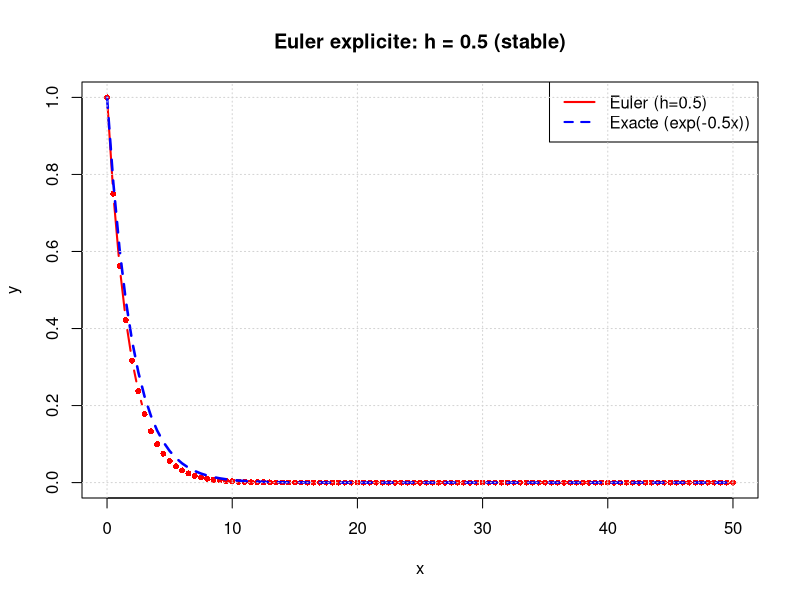
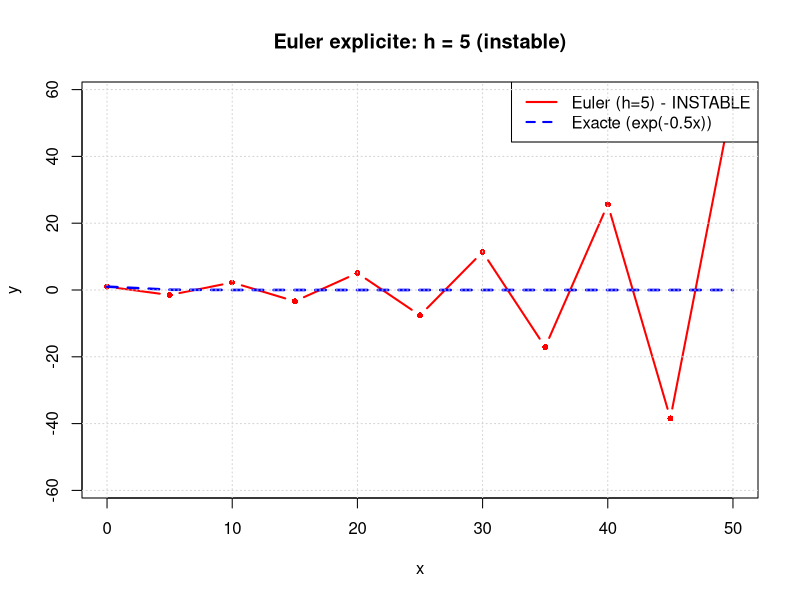
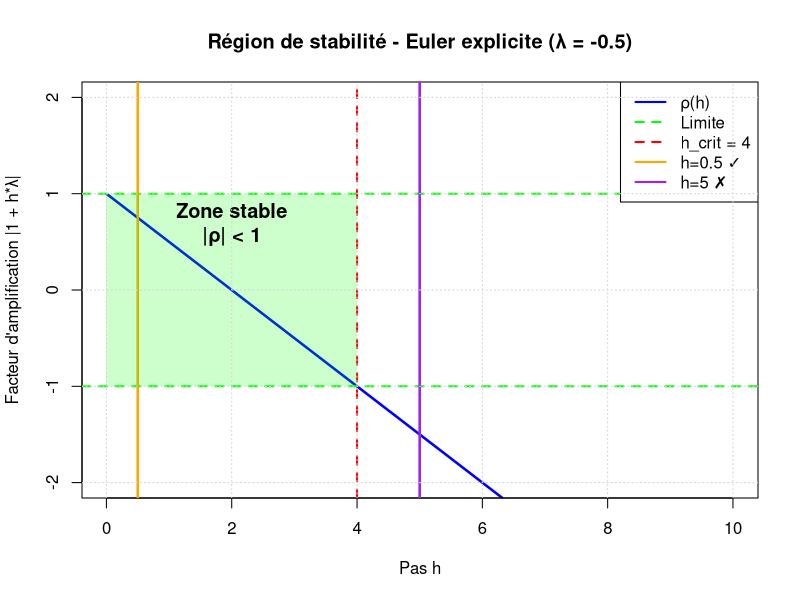
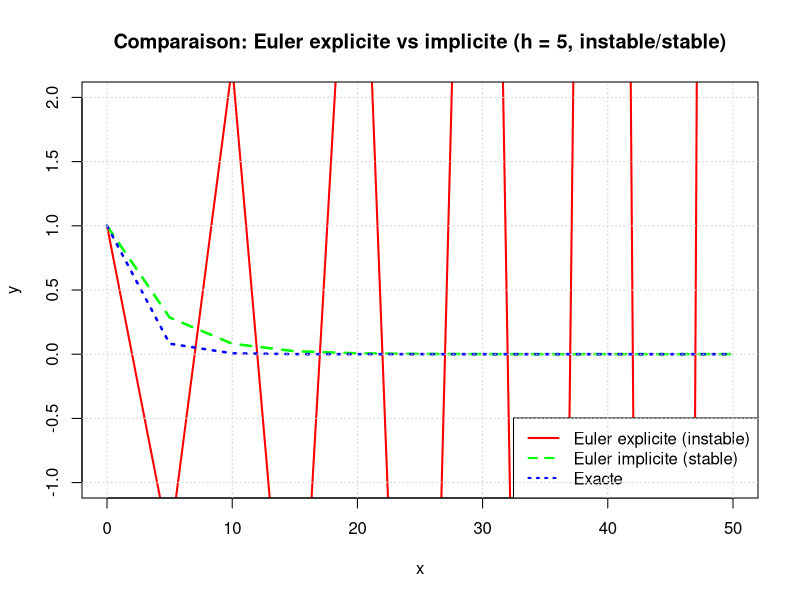
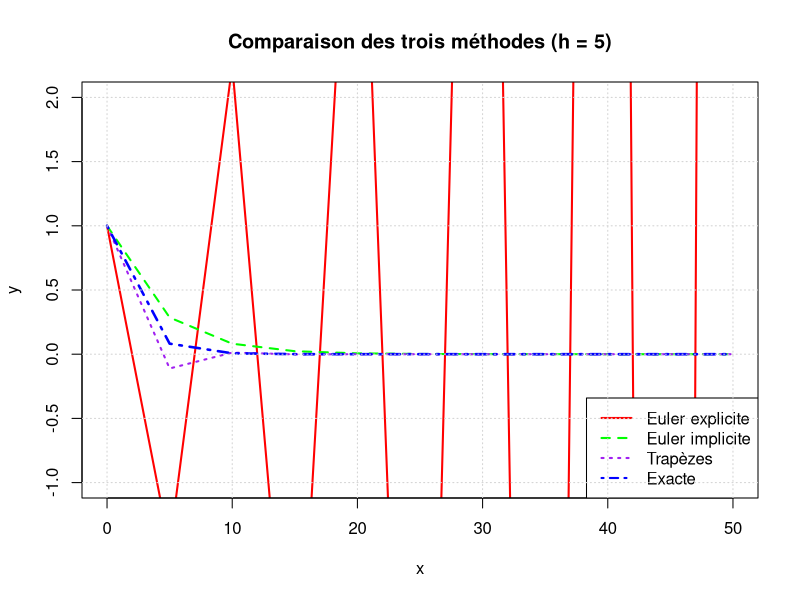
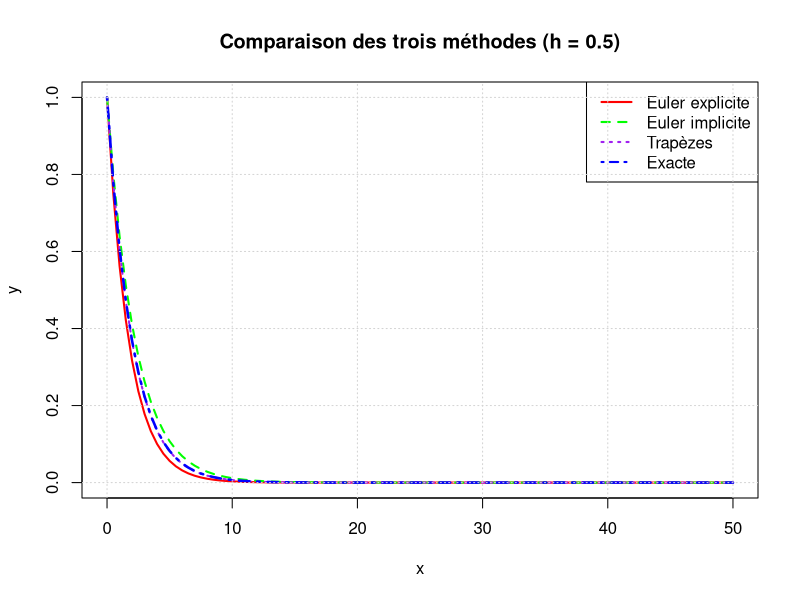
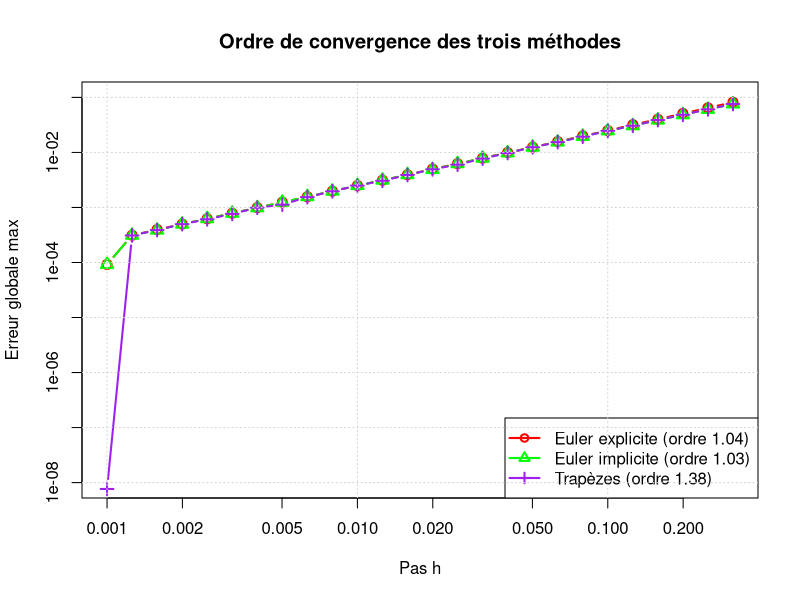

Recreate these plots in R, in order.
# Exercice 2 - Méthode des Trapèzes
# Stabilité numérique et équations raides

# ============================================================================
# CONFIGURATION: Dossier de sortie des images
# ============================================================================
output_dir <- "TP2/Partie 2/output"
dir.create(output_dir, recursive = TRUE, showWarnings = FALSE)
cat("Les images seront sauvegardées dans:", file.path(getwd(), output_dir), "\n\n")

# ============================================================================
# Problème de test: y'(x) = λy(x), y(0) = 1
# Solution exacte: y(x) = exp(λx)
# ============================================================================

lambda <- -0.5

# Solution exacte
y_exacte <- function(x, lambda) {
  exp(lambda * x)
}

# ============================================================================
# MÉTHODE 1: Euler explicite
# ============================================================================
euler_explicite <- function(lambda, x0, xf, y0, h) {
  n <- floor((xf - x0) / h)
  x <- seq(x0, x0 + n * h, by = h)
  y <- numeric(n + 1)
  y[1] <- y0
  
  for (i in 1:n) {
    y[i+1] <- y[i] * (1 + h * lambda)
  }
  
  return(list(x = x, y = y))
}

# ============================================================================
# MÉTHODE 2: Euler implicite
# ============================================================================
euler_implicite <- function(lambda, x0, xf, y0, h) {
  n <- floor((xf - x0) / h)
  x <- seq(x0, x0 + n * h, by = h)
  y <- numeric(n + 1)
  y[1] <- y0
  
  # y_{i+1} = y_i + h * lambda * y_{i+1}
  # y_{i+1} * (1 - h * lambda) = y_i
  # y_{i+1} = y_i / (1 - h * lambda)
  
  for (i in 1:n) {
    y[i+1] <- y[i] / (1 - h * lambda)
  }
  
  return(list(x = x, y = y))
}

# ============================================================================
# MÉTHODE 3: Méthode des trapèzes (implicite)
# ============================================================================
trapeze <- function(lambda, x0, xf, y0, h) {
  n <- floor((xf - x0) / h)
  x <- seq(x0, x0 + n * h, by = h)
  y <- numeric(n + 1)
  y[1] <- y0
  
  # y_{i+1} = y_i + (h/2) * (lambda * y_i + lambda * y_{i+1})
  # y_{i+1} = y_i + (h/2) * lambda * y_i + (h/2) * lambda * y_{i+1}
  # y_{i+1} * (1 - (h/2) * lambda) = y_i * (1 + (h/2) * lambda)
  # y_{i+1} = y_i * (1 + (h/2) * lambda) / (1 - (h/2) * lambda)
  
  coeff <- (1 + (h/2) * lambda) / (1 - (h/2) * lambda)
  
  for (i in 1:n) {
    y[i+1] <- y[i] * coeff
  }
  
  return(list(x = x, y = y))
}

# ============================================================================
# QUESTION 1: Euler explicite avec h = 0.5 et h = 5
# ============================================================================
cat("\n=== QUESTION 1: Euler explicite - Stabilité avec lambda = -0.5 ===\n\n")

x0 <- 0
xf <- 50
y0 <- 1

# Cas 1: h = 0.5 (stable)
h1 <- 0.5
sol_euler_h05 <- euler_explicite(lambda, x0, xf, y0, h1)
y_exact_h05 <- y_exacte(sol_euler_h05$x, lambda)

cat(sprintf("h = %.1f: Critère de stabilité |1 + h*lambda| = |1 + %.1f*(-0.5)| = |%.2f| < 1?\n", 
            h1, h1, 1 + h1 * lambda))
cat(sprintf("         %s (STABLE)\n", ifelse(abs(1 + h1 * lambda) < 1, "OUI", "NON")))

# Cas 2: h = 5 (instable)
h2 <- 5
sol_euler_h5 <- euler_explicite(lambda, x0, xf, y0, h2)
y_exact_h5 <- y_exacte(sol_euler_h5$x, lambda)

cat(sprintf("h = %.1f: Critère de stabilité |1 + h*lambda| = |1 + %.1f*(-0.5)| = |%.2f| < 1?\n", 
            h2, h2, 1 + h2 * lambda))
cat(sprintf("         %s (INSTABLE)\n", ifelse(abs(1 + h2 * lambda) < 1, "OUI", "NON")))

# Graphique 1: Euler h = 0.5 vs solution exacte
png(file.path(output_dir, "Ex2_1_Euler_h05_stable.png"), width = 900, height = 600)
plot(sol_euler_h05$x, sol_euler_h05$y, type = "b", col = "red", 
     main = "Euler explicite: h = 0.5 (stable)",
     xlab = "x", ylab = "y", lwd = 2, pch = 16, cex = 0.8)
lines(sol_euler_h05$x, y_exact_h05, col = "blue", lwd = 2.5, lty = 2)
legend("topright", c("Euler (h=0.5)", "Exacte (exp(-0.5x))"), 
       col = c("red", "blue"), lwd = 2, lty = c(1, 2))
grid()
dev.off()

# Graphique 2: Euler h = 5 vs solution exacte (montre l'instabilité)
png(file.path(output_dir, "Ex2_1_Euler_h5_instable.png"), width = 900, height = 600)
# Limitation pour la visualisation
ylim_val <- min(max(sol_euler_h5$y[1:50], na.rm = TRUE), 1e6)
plot(sol_euler_h5$x, sol_euler_h5$y, type = "b", col = "red", 
     main = "Euler explicite: h = 5 (instable)",
     xlab = "x", ylab = "y", lwd = 2, pch = 16, cex = 0.8,
     ylim = c(-ylim_val, ylim_val))
lines(sol_euler_h5$x, y_exact_h5, col = "blue", lwd = 2.5, lty = 2)
legend("topright", c("Euler (h=5) - INSTABLE", "Exacte (exp(-0.5x))"), 
       col = c("red", "blue"), lwd = 2, lty = c(1, 2))
grid()
dev.off()

cat(sprintf("\nObservations:\n"))
cat(sprintf("- Avec h=0.5: La solution approchée suit l'exacte (facteur %.4f < 1)\n", 1 + h1 * lambda))
cat(sprintf("- Avec h=5: La solution oscille et diverge (facteur %.2f, amplitude croît)\n", 1 + h2 * lambda))

# ============================================================================
# QUESTION 2: Analyse de la stabilité
# ============================================================================
cat("\n=== QUESTION 2: Condition de stabilité pour Euler explicite ===\n\n")

cat("Pour Euler explicite: y_{i+1} = y_i * (1 + h*lambda)\n")
cat("Le facteur d'amplification est: ρ(h,lambda) = 1 + h*lambda\n\n")
cat("Stabilité requiert: |ρ(h,lambda)| < 1\n")
cat("Soit: |1 + h*lambda| < 1\n\n")

# Pour lambda < 0 (équation décroissante):
cat("Pour lambda < 0 (décroissance):\n")
cat("  - |1 + h*lambda| < 1  ⟺  -1 < 1 + h*lambda < 1\n")
cat("  - Borne inférieure: 1 + h*lambda > -1  ⟹  h*lambda > -2  ⟹  h < -2/lambda = 2/|lambda|\n")
cat(sprintf("  - Ici lambda = %.1f, donc h_max = 2/|lambda| = %.1f\n", lambda, 2/abs(lambda)))

# Graphique 3: Région de stabilité
png(file.path(output_dir, "Ex2_2_Stabilite_Euler.png"), width = 900, height = 600)
h_vals <- seq(0.01, 10, by = 0.01)
rho <- 1 + h_vals * lambda
plot(h_vals, rho, type = "l", col = "blue", lwd = 2.5,
     main = "Région de stabilité - Euler explicite (λ = -0.5)",
     xlab = "Pas h", ylab = "Facteur d'amplification |1 + h*λ|", 
     ylim = c(-2, 2))
abline(h = 1, col = "green", lwd = 2, lty = 2)
abline(h = -1, col = "green", lwd = 2, lty = 2)
abline(v = 4, col = "red", lwd = 2, lty = 2)
abline(v = h1, col = "orange", lwd = 2.5, lty = 1)
abline(v = h2, col = "purple", lwd = 2.5, lty = 1)

# Zone stable
polygon(c(0, 4, 4, 0), c(-1, -1, 1, 1), col = rgb(0, 1, 0, 0.2), border = NA)
text(2, 0.7, "Zone stable\n|ρ| < 1", cex = 1.2, font = 2)

legend("topright", c("ρ(h)", "Limite", "h_crit = 4", "h=0.5 ✓", "h=5 ✗"), 
       col = c("blue", "green", "red", "orange", "purple"), lwd = 2, lty = c(1, 2, 2, 1, 1))
grid()
dev.off()

# ============================================================================
# QUESTION 3: Euler implicite vs Euler explicite
# ============================================================================
cat("\n=== QUESTION 3: Euler implicite (inconditionnellement stable) ===\n\n")

# Même test avec Euler implicite
sol_implicit_h05 <- euler_implicite(lambda, x0, xf, y0, h1)
sol_implicit_h5 <- euler_implicite(lambda, x0, xf, y0, h2)

cat(sprintf("Euler implicite: y_{i+1} = y_i / (1 - h*lambda)\n\n"))
cat(sprintf("h = %.1f: Facteur d'amplification = 1/(1 - %.1f*(-0.5)) = 1/%.2f = %.4f < 1 ✓ STABLE\n", 
            h1, h1, 1 - h1 * lambda, 1/(1 - h1 * lambda)))
cat(sprintf("h = %.1f: Facteur d'amplification = 1/(1 - %.1f*(-0.5)) = 1/%.2f = %.4f < 1 ✓ STABLE\n", 
            h2, h2, 1 - h2 * lambda, 1/(1 - h2 * lambda)))

# Graphique 4: Comparaison Euler explicite vs implicite (h=5)
png(file.path(output_dir, "Ex2_3_Euler_Explicit_vs_Implicit_h5.png"), width = 900, height = 600)
plot(sol_euler_h5$x, sol_euler_h5$y, type = "l", col = "red", 
     main = "Comparaison: Euler explicite vs implicite (h = 5, instable/stable)",
     xlab = "x", ylab = "y", lwd = 2, lty = 1,
     ylim = c(-1, 2))
lines(sol_implicit_h5$x, sol_implicit_h5$y, col = "green", lwd = 2.5, lty = 2)
lines(sol_euler_h5$x, y_exact_h5, col = "blue", lwd = 2.5, lty = 3)
legend("bottomright", c("Euler explicite (instable)", "Euler implicite (stable)", "Exacte"), 
       col = c("red", "green", "blue"), lwd = 2, lty = c(1, 2, 3))
grid()
dev.off()

# ============================================================================
# QUESTION 4: Méthode des trapèzes
# ============================================================================
cat("\n=== QUESTION 4: Méthode des trapèzes (ordre 2, inconditionnellement stable) ===\n\n")

sol_trap_h05 <- trapeze(lambda, x0, xf, y0, h1)
sol_trap_h5 <- trapeze(lambda, x0, xf, y0, h2)

cat(sprintf("Méthode des trapèzes: y_{i+1} = y_i * (1 + h*lambda/2) / (1 - h*lambda/2)\n\n"))
cat(sprintf("h = %.1f: Facteur = (1 + %.2f)/(1 - %.2f) = %.4f\n", 
            h1, h1 * lambda / 2, h1 * lambda / 2, (1 + h1 * lambda / 2)/(1 - h1 * lambda / 2)))
cat(sprintf("h = %.1f: Facteur = (1 + %.2f)/(1 - %.2f) = %.4f\n", 
            h2, h2 * lambda / 2, h2 * lambda / 2, (1 + h2 * lambda / 2)/(1 - h2 * lambda / 2)))

# Graphique 5: Comparaison des trois méthodes (h=5)
png(file.path(output_dir, "Ex2_4_Comparaison_methodes_h5.png"), width = 900, height = 600)
plot(sol_euler_h5$x, sol_euler_h5$y, type = "l", col = "red", 
     main = "Comparaison des trois méthodes (h = 5)",
     xlab = "x", ylab = "y", lwd = 2, lty = 1,
     ylim = c(-1, 2))
lines(sol_implicit_h5$x, sol_implicit_h5$y, col = "green", lwd = 2, lty = 2)
lines(sol_trap_h5$x, sol_trap_h5$y, col = "purple", lwd = 2, lty = 3)
lines(sol_euler_h5$x, y_exact_h5, col = "blue", lwd = 2.5, lty = 4)
legend("bottomright", c("Euler explicite", "Euler implicite", "Trapèzes", "Exacte"), 
       col = c("red", "green", "purple", "blue"), lwd = 2, lty = c(1, 2, 3, 4))
grid()
dev.off()

# Graphique 6: Comparaison (h=0.5) - toutes les méthodes convergent
png(file.path(output_dir, "Ex2_4_Comparaison_methodes_h05.png"), width = 900, height = 600)
sol_euler_h05 <- euler_explicite(lambda, x0, xf, y0, h1)
sol_implicit_h05 <- euler_implicite(lambda, x0, xf, y0, h1)
sol_trap_h05 <- trapeze(lambda, x0, xf, y0, h1)

plot(sol_euler_h05$x, sol_euler_h05$y, type = "l", col = "red", 
     main = "Comparaison des trois méthodes (h = 0.5)",
     xlab = "x", ylab = "y", lwd = 2, lty = 1)
lines(sol_implicit_h05$x, sol_implicit_h05$y, col = "green", lwd = 2, lty = 2)
lines(sol_trap_h05$x, sol_trap_h05$y, col = "purple", lwd = 2, lty = 3)
lines(sol_euler_h05$x, y_exact_h05, col = "blue", lwd = 2.5, lty = 4)
legend("topright", c("Euler explicite", "Euler implicite", "Trapèzes", "Exacte"), 
       col = c("red", "green", "purple", "blue"), lwd = 2, lty = c(1, 2, 3, 4))
grid()
dev.off()

# ============================================================================
# ANALYSE DE CONVERGENCE - Ordre de la méthode des trapèzes
# ============================================================================
cat("\n=== ANALYSE DE CONVERGENCE - Ordre des méthodes ===\n\n")

h_values <- 10^seq(-3, -0.5, by = 0.1)  # h de 10^-3 à ~0.3
errors_euler <- numeric(length(h_values))
errors_implicit <- numeric(length(h_values))
errors_trap <- numeric(length(h_values))

# Solution de référence avec un très petit h
h_ref <- 0.001
sol_ref <- trapeze(lambda, x0, xf, y0, h_ref)
y_exact_ref <- y_exacte(sol_ref$x, lambda)

for (i in seq_along(h_values)) {
  h <- h_values[i]
  
  # Euler explicite
  sol <- euler_explicite(lambda, x0, xf, y0, h)
  # Interpoler pour comparaison
  y_approx <- rep(NA, length(sol_ref$x))
  indices <- match(round(sol_ref$x / h) * h, sol$x, nomatch = NA)
  valid_idx <- !is.na(indices)
  y_approx[valid_idx] <- sol$y[indices[valid_idx]]
  errors_euler[i] <- max(abs(y_approx[valid_idx] - y_exact_ref[valid_idx]), na.rm = TRUE)
  
  # Euler implicite
  sol <- euler_implicite(lambda, x0, xf, y0, h)
  y_approx <- rep(NA, length(sol_ref$x))
  indices <- match(round(sol_ref$x / h) * h, sol$x, nomatch = NA)
  valid_idx <- !is.na(indices)
  y_approx[valid_idx] <- sol$y[indices[valid_idx]]
  errors_implicit[i] <- max(abs(y_approx[valid_idx] - y_exact_ref[valid_idx]), na.rm = TRUE)
  
  # Trapèzes
  sol <- trapeze(lambda, x0, xf, y0, h)
  y_approx <- rep(NA, length(sol_ref$x))
  indices <- match(round(sol_ref$x / h) * h, sol$x, nomatch = NA)
  valid_idx <- !is.na(indices)
  y_approx[valid_idx] <- sol$y[indices[valid_idx]]
  errors_trap[i] <- max(abs(y_approx[valid_idx] - y_exact_ref[valid_idx]), na.rm = TRUE)
}

# Calcul des ordres
fit_euler <- lm(log(errors_euler) ~ log(h_values))
fit_implicit <- lm(log(errors_implicit) ~ log(h_values))
fit_trap <- lm(log(errors_trap) ~ log(h_values))

order_euler <- fit_euler$coefficients[2]
order_implicit <- fit_implicit$coefficients[2]
order_trap <- fit_trap$coefficients[2]

cat(sprintf("Ordre d'Euler explicite:      %.3f (théorique: 1)\n", order_euler))
cat(sprintf("Ordre d'Euler implicite:      %.3f (théorique: 1)\n", order_implicit))
cat(sprintf("Ordre des trapèzes:           %.3f (théorique: 2)\n", order_trap))

# Graphique 7: Convergence
png(file.path(output_dir, "Ex2_5_Ordres_convergence.png"), width = 900, height = 600)
plot(h_values, errors_euler, type = "b", pch = 1, log = "xy",
     main = "Ordre de convergence des trois méthodes",
     xlab = "Pas h", ylab = "Erreur globale max",
     lwd = 2, cex = 1.2, col = "red", ylim = c(1e-8, 1e-1))
points(h_values, errors_implicit, type = "b", col = "green", lwd = 2, cex = 1.2, pch = 2)
points(h_values, errors_trap, type = "b", col = "purple", lwd = 2, cex = 1.2, pch = 3)

# Droites de tendance
x_line <- range(h_values)
y_euler <- exp(fit_euler$coefficients[1]) * x_line^(-order_euler)
y_implicit <- exp(fit_implicit$coefficients[1]) * x_line^(-order_implicit)
y_trap <- exp(fit_trap$coefficients[1]) * x_line^(-order_trap)
lines(x_line, y_euler, col = "red", lwd = 2, lty = 2)
lines(x_line, y_implicit, col = "green", lwd = 2, lty = 2)
lines(x_line, y_trap, col = "purple", lwd = 2, lty = 2)

legend("bottomright",
       c(sprintf("Euler explicite (ordre %.2f)", order_euler),
         sprintf("Euler implicite (ordre %.2f)", order_implicit),
         sprintf("Trapèzes (ordre %.2f)", order_trap)),
       col = c("red", "green", "purple"), lwd = 2, pch = c(1, 2, 3))
grid()
dev.off()

# ============================================================================
# RÉSUMÉ ET CONCLUSIONS
# ============================================================================
cat("\n=== RÉSUMÉ ET CONCLUSIONS ===\n\n")

cat("1. STABILITÉ NUMÉRIQUE:\n")
cat("   - Euler explicite: conditionnellement stable (h < 4 pour λ = -0.5)\n")
cat("   - Euler implicite: inconditionnellement stable (stable pour tout h)\n")
cat("   - Trapèzes: inconditionnellement stable (stable pour tout h)\n\n")

cat("2. PRÉCISION:\n")
cat("   - Euler explicite et implicite: ordre 1 (O(h))\n")
cat("   - Trapèzes: ordre 2 (O(h²))\n\n")

cat("3. RECOMMANDATIONS:\n")
cat("   - Pour les équations raides (λ très négatif): préférer implicite ou trapèzes\n")
cat("   - Les trapèzes offrent le meilleur compromis (ordre 2 + stabilité)\n\n")

cat("\n Tous les graphiques ont été générés.\n")
